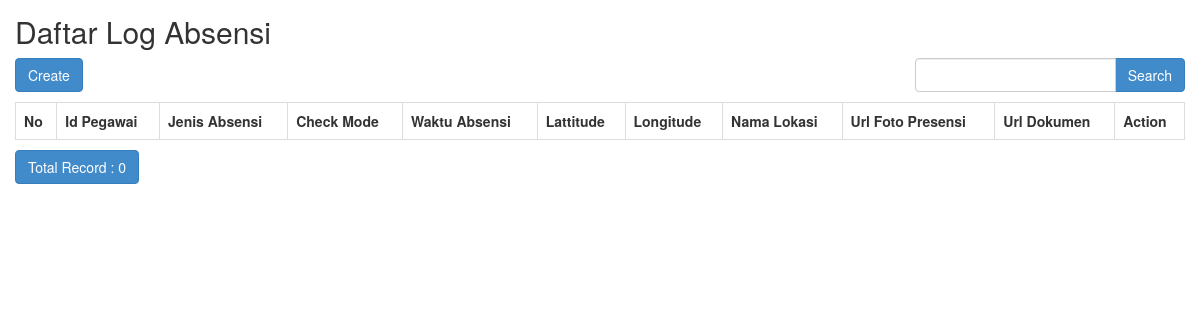
The page /index.php/log_absensi on the database as committed earlier.
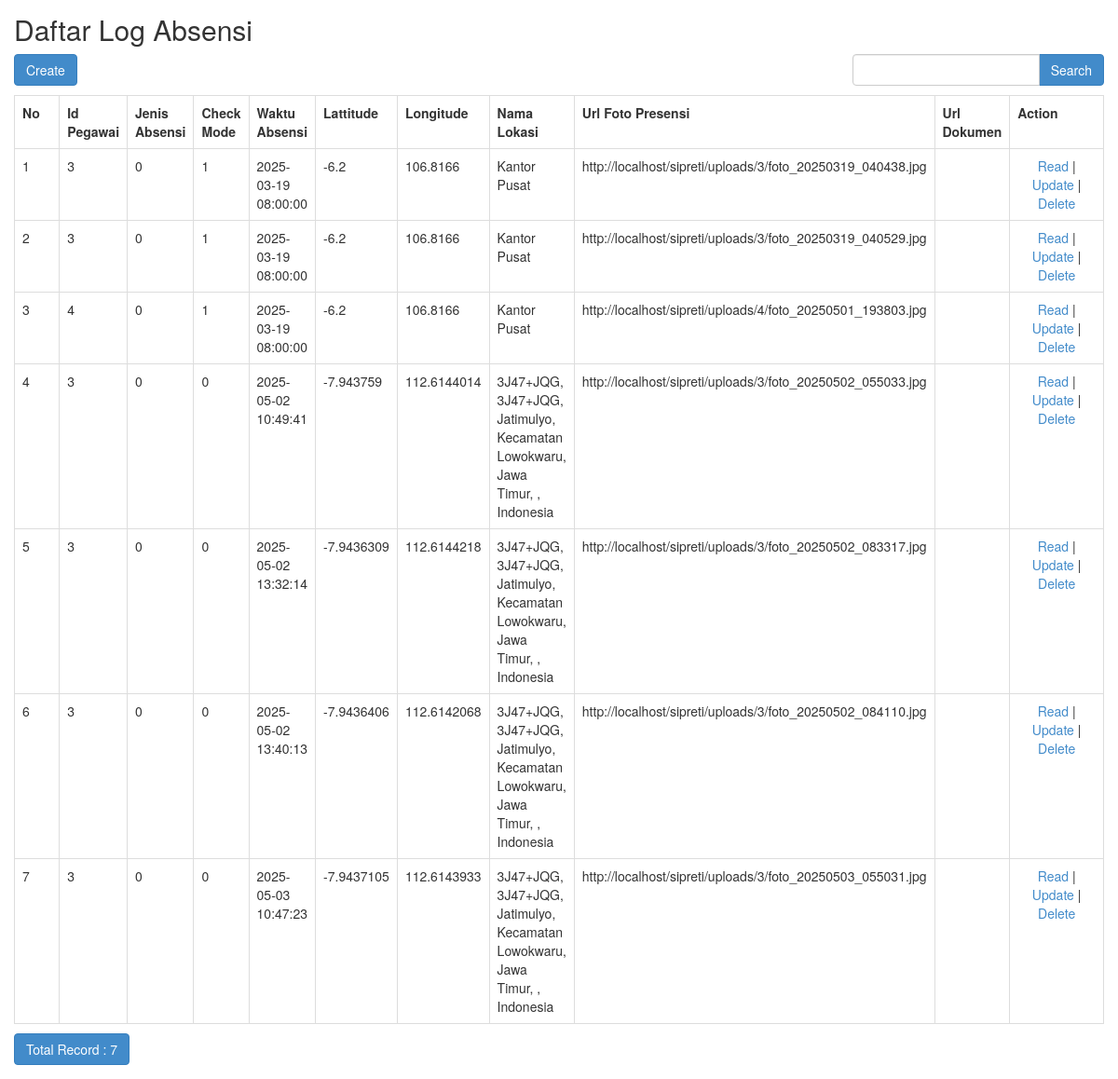
The same page on the database as committed later.
### tables this page shows
CREATE TABLE `log_absensi` (
  `id_log_absensi` int(11) NOT NULL,
  `id_pegawai` int(11) NOT NULL,
  `jenis_absensi` tinyint(4) NOT NULL COMMENT '0: harian, 1: dinas',
  `check_mode` tinyint(4) NOT NULL COMMENT '0: check in, 1: check out',
  `waktu_absensi` datetime NOT NULL,
  `lattitude` double NOT NULL,
  `longitude` double NOT NULL,
  `nama_lokasi` varchar(255) DEFAULT NULL,
  `url_foto_presensi` varchar(255) DEFAULT NULL,
  `url_dokumen` varchar(255) DEFAULT NULL,
  `created_at` timestamp NOT NULL DEFAULT current_timestamp(),
  `updated_at` timestamp NOT NULL DEFAULT current_timestamp() ON UPDATE current_timestamp(),
  `deleted_at` timestamp NULL DEFAULT NULL
);

### application/controllers/Log_absensi.php (called while the page is built, shortened)
<?php
class Log_absensi extends CI_Controller
{
	function __construct()
	{
		$this->load->model('Log_absensi_model');
		$this->load->library('form_validation');
	}
	public function index()
	{
		$q = urldecode($this->input->get('q', TRUE));
		$start = intval($this->input->get('start'));
		if ($q <> '') {
			$config['base_url'] = base_url() . 'log_absensi/index.html?q=' . urlencode($q);
			$config['first_url'] = base_url() . 'log_absensi/index.html?q=' . urlencode($q);
		} else {
			$config['base_url'] = base_url() . 'log_absensi/index.html';
			$config['first_url'] = base_url() . 'log_absensi/index.html';
		}
		$config['per_page'] = 10;
		$config['page_query_string'] = TRUE;
		$config['total_rows'] = $this->Log_absensi_model->total_rows($q, TRUE);
		$log_absensi = $this->Log_absensi_model->get_limit_data($config['per_page'], $start, $q, TRUE);
		$this->load->library('pagination');
		$this->pagination->initialize($config);
		$data = array(
			'log_absensi_data' => $log_absensi,
			'q' => $q,
			'pagination' => $this->pagination->create_links(),
			'total_rows' => $config['total_rows'],
			'start' => $start,
		);
		$this->load->view('log_absensi/log_absensi_list', $data);
	}
}

### index.php (called while the page is built, shortened)
<?php
require_once BASEPATH.'core/CodeIgniter.php';

### application/config/config.php (called while the page is built, shortened)
<?php
$config['base_url'] = 'http://localhost/sipreti';
$config['index_page'] = '';
$config['uri_protocol']	= 'REQUEST_URI';
$config['url_suffix'] = '.html';
$config['language']	= 'english';
$config['charset'] = 'UTF-8';
$config['enable_hooks'] = FALSE;
$config['subclass_prefix'] = 'MY_';
$config['composer_autoload'] = FALSE;
$config['permitted_uri_chars'] = 'a-z 0-9~%.:_\-';
$config['enable_query_strings'] = FALSE;
$config['controller_trigger'] = 'c';
$config['function_trigger'] = 'm';
$config['directory_trigger'] = 'd';
$config['allow_get_array'] = TRUE;
$config['log_threshold'] = 0;
$config['log_path'] = '';
$config['log_file_extension'] = '';
$config['log_file_permissions'] = 0644;
$config['log_date_format'] = 'Y-m-d H:i:s';
$config['error_views_path'] = '';
$config['cache_path'] = '';
$config['cache_query_string'] = FALSE;
$config['encryption_key'] = 'randomstring';
$config['sess_driver'] = 'files';
$config['sess_cookie_name'] = 'ci_session';
$config['sess_samesite'] = 'Lax';
$config['sess_expiration'] = 7200;
$config['sess_save_path'] = NULL;
$config['sess_match_ip'] = FALSE;
$config['sess_time_to_update'] = 300;
$config['sess_regenerate_destroy'] = FALSE;
$config['cookie_prefix']	= '';
$config['cookie_domain']	= '';
$config['cookie_path']		= '/';
$config['cookie_secure']	= FALSE;
$config['cookie_httponly'] 	= FALSE;
$config['cookie_samesite'] 	= 'Lax';
$config['standardize_newlines'] = FALSE;
$config['global_xss_filtering'] = TRUE;
$config['csrf_protection'] = FALSE;
$config['csrf_token_name'] = 'csrf_test_name';
$config['csrf_cookie_name'] = 'csrf_cookie_name';
$config['csrf_expire'] = 7200;
$config['csrf_regenerate'] = TRUE;
$config['csrf_exclude_uris'] = array();
$config['compress_output'] = FALSE;
$config['time_reference'] = 'local';
$config['rewrite_short_tags'] = FALSE;
$config['proxy_ips'] = '';

### application/models/Log_absensi_model.php (called while the page is built, shortened)
<?php
class Log_absensi_model extends CI_Model
{
	public $table = 'log_absensi';
	function total_rows($q = NULL, $onlyActive = FALSE)
	{
		$this->db->like('id_pegawai', $q);
		if ($onlyActive) {
			$this->db->where('(deleted_at IS NULL OR deleted_at = "")');
		}
		return $this->db->count_all_results($this->table);
	}
	public function get_limit_data($limit, $start = 0, $q = NULL, $onlyActive = FALSE)
	{
		$this->db->like('id_pegawai', $q);
		if ($onlyActive) {
			$this->db->where('(deleted_at IS NULL OR deleted_at = "")');
		}
		$this->db->limit($limit, $start);
		return $this->db->get($this->table)->result();
	}
}

### application/views/log_absensi/log_absensi_list.php (the view, shortened to what this page needs)
<!doctype html>
<html>
    <head>
        <link rel="stylesheet" href="<?php echo base_url('assets/bootstrap/css/bootstrap.min.css') ?>"/>
    </head>
    <body>
        <h2 style="margin-top:0px">Daftar Log Absensi</h2>
        <div class="row" style="margin-bottom: 10px">
            <div class="col-md-4">
                <?php echo anchor(site_url('log_absensi/create'),'Create', 'class="btn btn-primary"'); ?>
            </div>
            <div class="col-md-4 text-center">
            </div>
            <div class="col-md-1 text-right">
            </div>
            <div class="col-md-3 text-right">
                <form action="<?php echo site_url('log_absensi/index'); ?>" class="form-inline" method="get">
                    <div class="input-group">
                        <input type="text" class="form-control" name="q" value="<?php echo $q; ?>">
                        <span class="input-group-btn">
                          <button class="btn btn-primary" type="submit">Search</button>
                        </span>
                    </div>
                </form>
            </div>
        </div>
        <table class="table table-bordered" style="margin-bottom: 10px">
            <tr>
                <th>No</th>
		<th>Id Pegawai</th>
		<th>Jenis Absensi</th>
		<th>Check Mode</th>
		<th>Waktu Absensi</th>
		<th>Lattitude</th>
		<th>Longitude</th>
		<th>Nama Lokasi</th>
		<th>Url Foto Presensi</th>
		<th>Url Dokumen</th>
		<th>Action</th>
            </tr><?php
            foreach ($log_absensi_data as $log_absensi)
            {
                ?>
                <tr>
			<td width="80px"><?php echo ++$start ?></td>
			<td><?php echo $log_absensi->id_pegawai ?></td>
			<td><?php echo $log_absensi->jenis_absensi ?></td>
			<td><?php echo $log_absensi->check_mode ?></td>
			<td><?php echo $log_absensi->waktu_absensi ?></td>
			<td><?php echo $log_absensi->lattitude ?></td>
			<td><?php echo $log_absensi->longitude ?></td>
			<td><?php echo $log_absensi->nama_lokasi ?></td>
			<td><?php echo $log_absensi->url_foto_presensi ?></td>
			<td><?php echo $log_absensi->url_dokumen ?></td>
			<td style="text-align:center" width="200px">
				<?php
				echo anchor(site_url('log_absensi/read/'.$log_absensi->id_log_absensi),'Read');
				echo ' | ';
				echo anchor(site_url('log_absensi/update/'.$log_absensi->id_log_absensi),'Update');
				echo ' | ';
				echo anchor(site_url('log_absensi/delete/'.$log_absensi->id_log_absensi),'Delete','onclick="javasciprt: return confirm(\'Are You Sure ?\')"');
				?>
			</td>
		</tr>
                <?php
            }
            ?>
        </table>
        <div class="row">
            <div class="col-md-6">
                <a href="#" class="btn btn-primary">Total Record : <?php echo $total_rows ?></a>
	    </div>
            <div class="col-md-6 text-right">
            </div>
        </div>
    </body>
</html>

### application/views/log_absensi/log_absensi_list.php (style rules this page uses)
body { padding: 15px; }

Rows that differ between the two databases and show on the page:
added log_absensi: id_pegawai "3", jenis_absensi "0", check_mode "1", waktu_absensi "2025-03-19 08:00:00", lattitude "-6.2", longitude "106.8166", nama_lokasi "Kantor Pusat", url_foto_presensi "http://localhost/sipreti/uploads/3/foto_20250319_040438.jpg", id_log_absensi "Read", id_log_absensi "Update", id_log_absensi "Delete"
added log_absensi: id_pegawai "3", jenis_absensi "0", check_mode "1", waktu_absensi "2025-03-19 08:00:00", lattitude "-6.2", longitude "106.8166", nama_lokasi "Kantor Pusat", url_foto_presensi "http://localhost/sipreti/uploads/3/foto_20250319_040529.jpg", id_log_absensi "Read", id_log_absensi "Update", id_log_absensi "Delete"
added log_absensi: id_pegawai "4", jenis_absensi "0", check_mode "1", waktu_absensi "2025-03-19 08:00:00", lattitude "-6.2", longitude "106.8166", nama_lokasi "Kantor Pusat", url_foto_presensi "http://localhost/sipreti/uploads/4/foto_20250501_193803.jpg", id_log_absensi "Read", id_log_absensi "Update", id_log_absensi "Delete"
added log_absensi: id_pegawai "3", jenis_absensi "0", check_mode "0", waktu_absensi "2025-05-02 10:49:41", lattitude "-7.943759", longitude "112.6144014", nama_lokasi "3J47+JQG, 3J47+JQG, Jatimulyo, Kecamatan Lowokwaru, Jawa Timur, , Indonesia", url_foto_presensi "http://localhost/sipreti/uploads/3/foto_20250502_055033.jpg", id_log_absensi "Read", id_log_absensi "Update", id_log_absensi "Delete"
added log_absensi: id_pegawai "3", jenis_absensi "0", check_mode "0", waktu_absensi "2025-05-02 13:32:14", lattitude "-7.9436309", longitude "112.6144218", nama_lokasi "3J47+JQG, 3J47+JQG, Jatimulyo, Kecamatan Lowokwaru, Jawa Timur, , Indonesia", url_foto_presensi "http://localhost/sipreti/uploads/3/foto_20250502_083317.jpg", id_log_absensi "Read", id_log_absensi "Update", id_log_absensi "Delete"
added log_absensi: id_pegawai "3", jenis_absensi "0", check_mode "0", waktu_absensi "2025-05-02 13:40:13", lattitude "-7.9436406", longitude "112.6142068", nama_lokasi "3J47+JQG, 3J47+JQG, Jatimulyo, Kecamatan Lowokwaru, Jawa Timur, , Indonesia", url_foto_presensi "http://localhost/sipreti/uploads/3/foto_20250502_084110.jpg", id_log_absensi "Read", id_log_absensi "Update", id_log_absensi "Delete"
added log_absensi: id_pegawai "3", jenis_absensi "0", check_mode "0", waktu_absensi "2025-05-03 10:47:23", lattitude "-7.9437105", longitude "112.6143933", nama_lokasi "3J47+JQG, 3J47+JQG, Jatimulyo, Kecamatan Lowokwaru, Jawa Timur, , Indonesia", url_foto_presensi "http://localhost/sipreti/uploads/3/foto_20250503_055031.jpg", id_log_absensi "Read", id_log_absensi "Update", id_log_absensi "Delete"
Other text that changed with them:
$total_rows: "0" → "7"
